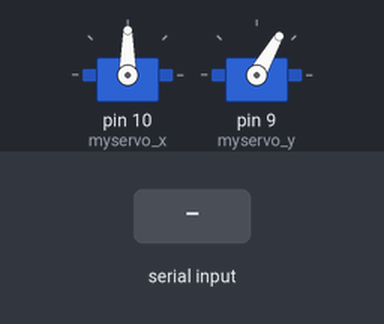
Bench run of a sketch on a simulated Arduino Uno, built with avr-gcc and run on an emulated ATmega328P. Parts: 2 × servo. Inputs (shaded band) come from the test bench.

Above: at 1.2 s.
1.3 s: "90,45,200\n" received over Serial
At 4.26 s:
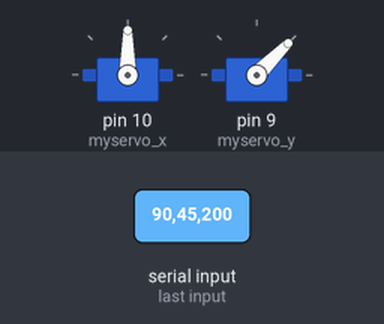
4.3 s: "30,150,10\n" received over Serial
At 6.2 s:
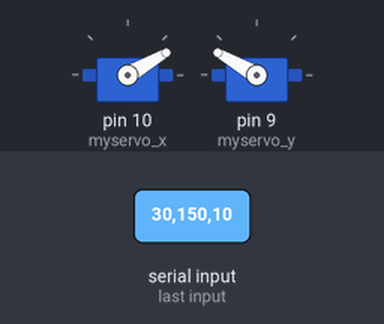
7.3 s: "90,45\n" received over Serial
10.3 s: "30,150,10\n" received over Serial
At 11.49 s:
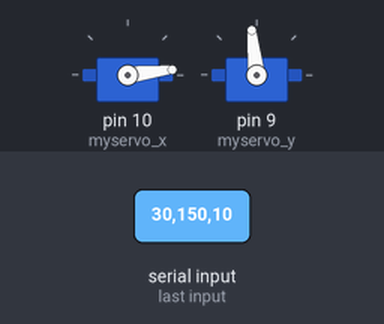
13.3 s: "200\n" received over Serial
At 15.4 s:
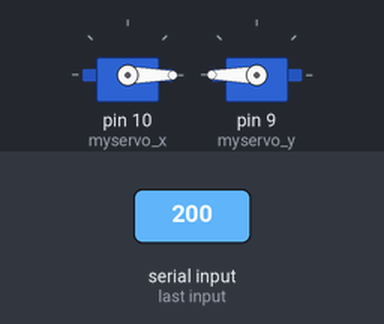
15.8 s: "5\n" received over Serial
At 18.4 s:
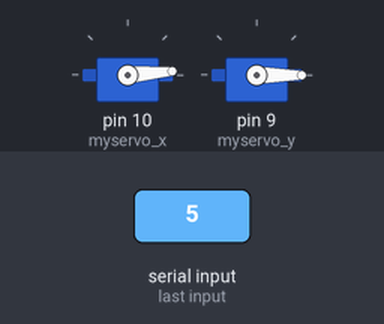
Timing chart, 0 to 19.8 s (numbered marks = the images above; inputs shaded):
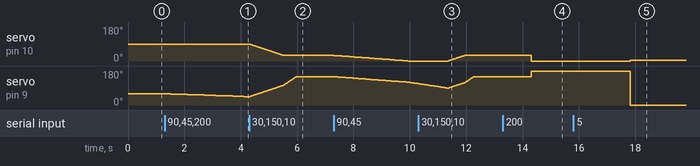

Measured:
- after the input at 1.3 s, servo on pin 9 (myservo_y): moves from 60° to 45° over 2.8 s, starting at once
- after the input at 4.3 s, servo on pin 10 (myservo_x): moves from 90° to 30° over 1.2 s, starting at once; servo on pin 9 (myservo_y): moves from 45° to 150° over 1.6 s, starting at once
- after the input at 10.3 s, servo on pin 10 (myservo_x): moves from 0° to 30° over 0.58 s, starting after 1.1 s
- after the input at 13.3 s, servo on pin 10 (myservo_x): 30° → 0° after 1.0 s instead of 2.0 s; servo on pin 9 (myservo_y): 150° → 180° after 1.0 s
- after the input at 15.8 s, servo on pin 10 (myservo_x): 0° → 5° after 2.0 s; servo on pin 9 (myservo_y): 180° → 0° after 2.0 s

The sketch:

gimbal.ino
```cpp
#include <Servo.h>
#include <string.h>

Servo myservo_y;
Servo myservo_x;

bool moving = false;

String temp;

int x_curr = 90;
int y_curr = 60;

int x_goto = 90;
int y_goto = 60;

int rate = 15;

void setup() {
  Serial.begin(9600);
  myservo_x.attach(10);
  myservo_y.attach(9);
  myservo_x.write(x_curr);
  myservo_y.write(y_curr);
}

void loop() {
  if (Serial.available() > 0) {
    x_goto = Serial.parseInt();
    y_goto = Serial.parseInt();
    rate = Serial.parseInt();

    if (x_curr != x_goto || y_curr != y_goto) {
      moving = true;
    }

    while (moving) {
      if (x_curr < x_goto) {
        x_curr += 1;
        myservo_x.write(x_curr);
        delay(rate);
      }
      else if (x_curr > x_goto) {
        x_curr -= 1;
        myservo_x.write(x_curr);
        delay(rate);
      }
      if (y_curr < y_goto) {
        y_curr += 1;
        myservo_y.write(y_curr);
        delay(rate);
      }
      else if (y_curr > y_goto) {
        y_curr -= 1;
        myservo_y.write(y_curr);
        delay(rate);
      }
      if (x_curr == x_goto && y_curr == y_goto) {
        moving = false;
      }
    }
  }
}
```
